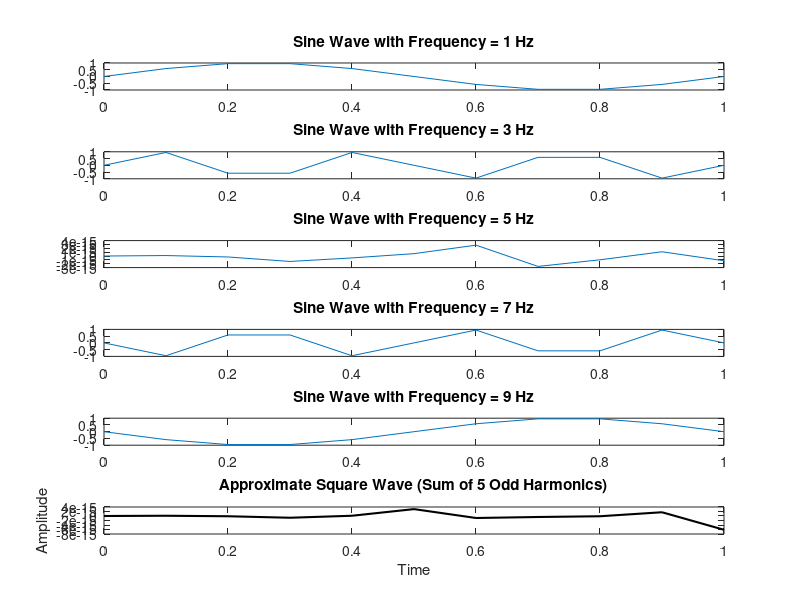

Write MATLAB code to recreate this figure.
clc;
clear;
close all;      % Time vector
t = 0:0.1:1;    % Fundamental frequency
f = 1;          % Number of odd harmonics
N = 5;          % Initialize square wave
square_wave = zeros(size(t));
figure;

  % Loop for generating sine waves and summing them
for k = 1:N
n = 2*k - 1;     % odd numbers: 1,3,5,7,9

% Generate sine wave
sine_wave = sin(2*pi*n*f*t);

% Add to composite signal
square_wave = square_wave + sine_wave;

% Plot individual sine waves
subplot(N+1,1,k);
plot(t, sine_wave);
title(['Sine Wave with Frequency = ' num2str(n*f) ' Hz']);
end

% Plot final square wave approximation
subplot(N+1,1,N+1);
plot(t, square_wave, 'k', 'LineWidth', 1.5);
title('Approximate Square Wave (Sum of 5 Odd Harmonics)');
xlabel('Time');
ylabel('Amplitude');
